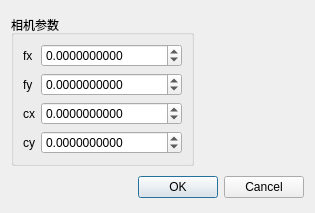
<?xml version="1.0" encoding="UTF-8"?>
<ui version="4.0">
 <class>CameraSetting</class>
 <widget class="QWidget" name="CameraSetting">
  <property name="geometry">
   <rect>
    <x>0</x>
    <y>0</y>
    <width>315</width>
    <height>213</height>
   </rect>
  </property>
  <property name="sizePolicy">
   <sizepolicy hsizetype="Fixed" vsizetype="Fixed">
    <horstretch>0</horstretch>
    <verstretch>0</verstretch>
   </sizepolicy>
  </property>
  <property name="minimumSize">
   <size>
    <width>315</width>
    <height>213</height>
   </size>
  </property>
  <property name="maximumSize">
   <size>
    <width>315</width>
    <height>213</height>
   </size>
  </property>
  <property name="windowTitle">
   <string>设置相机参数</string>
  </property>
  <property name="windowIcon">
   <iconset resource="MainWIndow.qrc">
    <normaloff>:/MainWIndow/tool_images/config_camera.png</normaloff>:/MainWIndow/tool_images/config_camera.png</iconset>
  </property>
  <layout class="QGridLayout" name="gridLayout">
   <item row="0" column="0">
    <widget class="QGroupBox" name="groupBox">
     <property name="sizePolicy">
      <sizepolicy hsizetype="Fixed" vsizetype="Fixed">
       <horstretch>0</horstretch>
       <verstretch>0</verstretch>
      </sizepolicy>
     </property>
     <property name="title">
      <string>相机参数</string>
     </property>
     <layout class="QFormLayout" name="formLayout">
      <item row="0" column="0">
       <widget class="QLabel" name="label_fx">
        <property name="text">
         <string>fx</string>
        </property>
       </widget>
      </item>
      <item row="0" column="1">
       <widget class="QDoubleSpinBox" name="fx_setting">
        <property name="sizePolicy">
         <sizepolicy hsizetype="Fixed" vsizetype="Fixed">
          <horstretch>0</horstretch>
          <verstretch>0</verstretch>
         </sizepolicy>
        </property>
        <property name="decimals">
         <number>10</number>
        </property>
        <property name="minimum">
         <double>-9999999999.000000000000000</double>
        </property>
        <property name="maximum">
         <double>9999999999.000000000000000</double>
        </property>
       </widget>
      </item>
      <item row="1" column="1">
       <widget class="QDoubleSpinBox" name="fy_setting">
        <property name="sizePolicy">
         <sizepolicy hsizetype="Fixed" vsizetype="Fixed">
          <horstretch>0</horstretch>
          <verstretch>0</verstretch>
         </sizepolicy>
        </property>
        <property name="decimals">
         <number>10</number>
        </property>
        <property name="minimum">
         <double>-9999999999.000000000000000</double>
        </property>
        <property name="maximum">
         <double>9999999999.000000000000000</double>
        </property>
       </widget>
      </item>
      <item row="2" column="1">
       <widget class="QDoubleSpinBox" name="cx_setting">
        <property name="sizePolicy">
         <sizepolicy hsizetype="Fixed" vsizetype="Fixed">
          <horstretch>0</horstretch>
          <verstretch>0</verstretch>
         </sizepolicy>
        </property>
        <property name="decimals">
         <number>10</number>
        </property>
        <property name="minimum">
         <double>-9999999999.000000000000000</double>
        </property>
        <property name="maximum">
         <double>9999999999.000000000000000</double>
        </property>
       </widget>
      </item>
      <item row="3" column="1">
       <widget class="QDoubleSpinBox" name="cy_setting">
        <property name="sizePolicy">
         <sizepolicy hsizetype="Fixed" vsizetype="Fixed">
          <horstretch>0</horstretch>
          <verstretch>0</verstretch>
         </sizepolicy>
        </property>
        <property name="decimals">
         <number>10</number>
        </property>
        <property name="minimum">
         <double>-9999999999.000000000000000</double>
        </property>
        <property name="maximum">
         <double>9999999999.000000000000000</double>
        </property>
       </widget>
      </item>
      <item row="1" column="0">
       <widget class="QLabel" name="label_fy">
        <property name="text">
         <string>fy</string>
        </property>
       </widget>
      </item>
      <item row="2" column="0">
       <widget class="QLabel" name="label_cx">
        <property name="text">
         <string>cx</string>
        </property>
       </widget>
      </item>
      <item row="3" column="0">
       <widget class="QLabel" name="label_cy">
        <property name="text">
         <string>cy</string>
        </property>
       </widget>
      </item>
     </layout>
    </widget>
   </item>
   <item row="1" column="0">
    <widget class="QDialogButtonBox" name="buttonBox">
     <property name="sizePolicy">
      <sizepolicy hsizetype="Preferred" vsizetype="Fixed">
       <horstretch>0</horstretch>
       <verstretch>0</verstretch>
      </sizepolicy>
     </property>
     <property name="standardButtons">
      <set>QDialogButtonBox::Cancel|QDialogButtonBox::Ok</set>
     </property>
    </widget>
   </item>
  </layout>
 </widget>
 <resources>
  <include location="MainWIndow.qrc"/>
 </resources>
 <connections>
  <connection>
   <sender>buttonBox</sender>
   <signal>accepted()</signal>
   <receiver>CameraSetting</receiver>
   <slot>accept()</slot>
   <hints>
    <hint type="sourcelabel">
     <x>164</x>
     <y>186</y>
    </hint>
    <hint type="destinationlabel">
     <x>256</x>
     <y>103</y>
    </hint>
   </hints>
  </connection>
  <connection>
   <sender>buttonBox</sender>
   <signal>rejected()</signal>
   <receiver>CameraSetting</receiver>
   <slot>reject()</slot>
   <hints>
    <hint type="sourcelabel">
     <x>263</x>
     <y>183</y>
    </hint>
    <hint type="destinationlabel">
     <x>265</x>
     <y>144</y>
    </hint>
   </hints>
  </connection>
 </connections>
 <slots>
  <slot>accept()</slot>
  <slot>reject()</slot>
 </slots>
</ui>
